Frame 1 (no input): blank canvas, image omitted
Frame 60 (the mouse pressed at the canvas centre just before this capture): blank canvas, image omitted
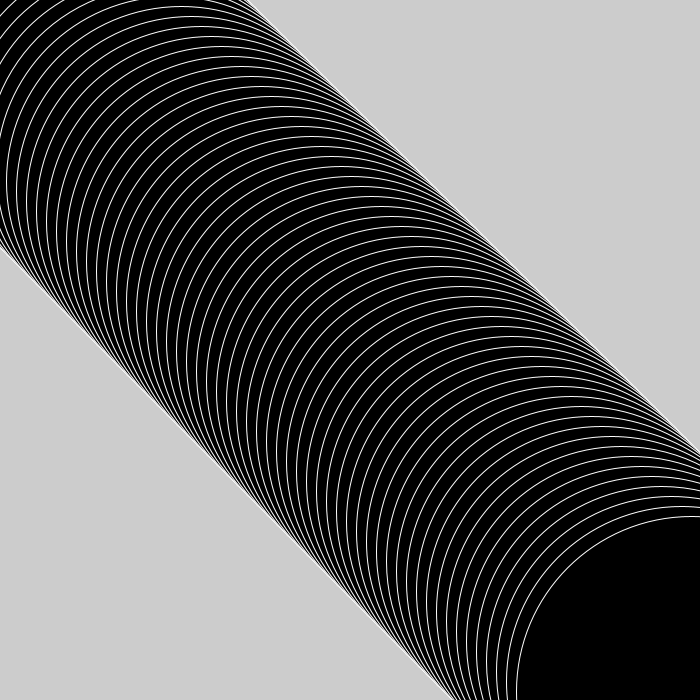
Frame 120 (the mouse held since frame 60 and released just before this capture)

The Processing sketch whose frames 1 and 60 were blank and that drew this single picture after the mouse press (run headless with seeded random() and noise(); from frame 60 on, the mouse is pressed at the canvas centre):

// Processing sketch: processing_105768
// ── processing_105768.pde

int i;
void setup(){
  size(700,700);}


void draw(){
stroke (255,255,255);
fill(0,0,i);
for(int i=1;i<700;i+=10){
ellipse(i,i,mouseX,mouseY);}

}
